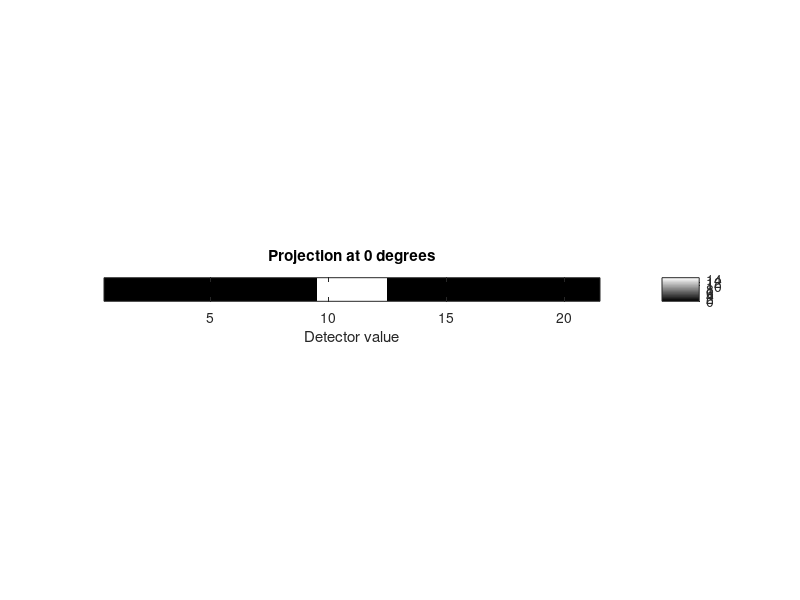
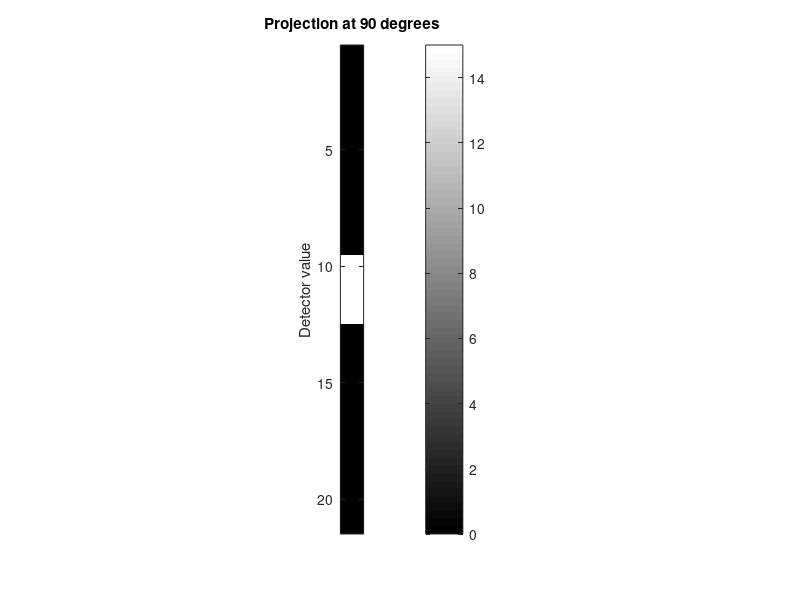
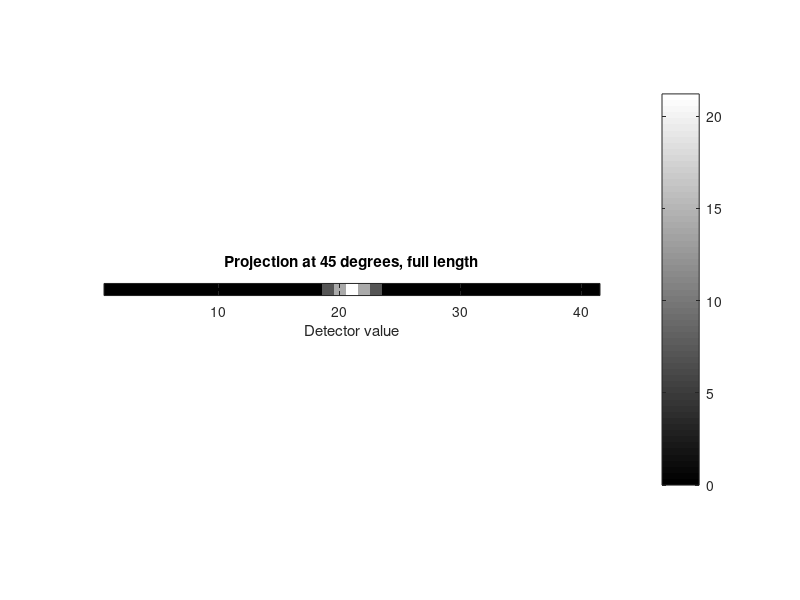
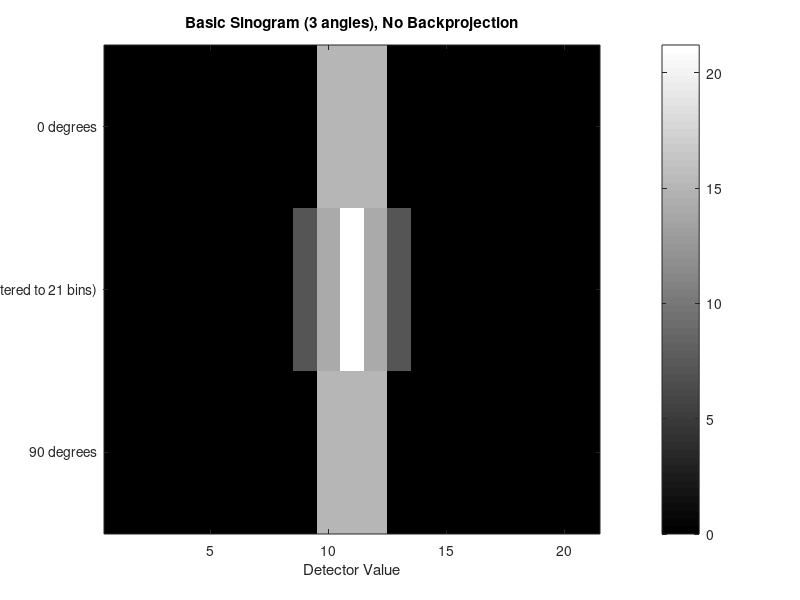

MATLAB code to generate these figures, in order:
% Script to run simple and filtered reconstruction on a test object

% Steps used
% 1. Construct test pattern - non attenuating medium with an attenuating
% block in the center. 
%   - Medium is a square matrix, 21 by 21 pixels in size.
%   - Medium has linear attenuation coeff u=0 mm^-1 
%   - Central 3x3 area is attenuating u=5 mm^-1
%   - Each pixel is 1x1 mm

% define medium
medium=zeros(21,21); % Define 21x21 matrix to represent medium
medium(10:12, 10:12) = 5; % Set the central 3x3 area to the attenuating value

% 2. consider 3 views, 0 degrees (top-bottom), 45 degrees (diagonal), and 90
% degrees (left-right)
%   - calculate the projection for each view 
%   - plot each projection (this is a sinogram)

%define empty arrays for projection values
view0 = zeros(1,21);
view90 =zeros(1,21);
n=size(medium,1);
view45=zeros(1,2*n-1);

%define max pixel lengths xi for each view
x0=1;
x90=1;
x45=sqrt(2);

% calculate projections for 0 and 90 degrees
for col=1:21
    for row=1:21
        view0(col)= view0(col)+medium(row,col)*x0;
        view90(col)=view90(col)+medium(col,row)*x90;
    end
end

% calculate projections for 45 degrees
% flip the matrix vertically so that the antidiagonals of 'medium' become
% the main diagonals of 'B', working bottom left -> top right in final
% result

B=flipud(medium);

for k=-(n-1):(n-1) % map k-> 1..(2n-1), sum along main diagonal offset k
    idx=k+n;
    view45(idx)=sum(diag(B,k))*x45;
end

% plot the projections - stack them into a small image
% 0 degree projection
figure;
imagesc(view0);axis image; colormap("gray");colorbar;
title("Projection at 0 degrees");
xlabel("Detector value");
set(gca,'Ytick',[]);

% 90 degree projection
figure;
imagesc(view90(:));axis image; colormap("gray");colorbar;
title("Projection at 90 degrees");
ylabel("Detector value");
set(gca,'Xtick',[]);


%45 degree projection
figure;
imagesc(view45);axis image; colormap("gray");colorbar;
title("Projection at 45 degrees, full length");
xlabel("Detector value");
set(gca,'Ytick',[]);

% pad view45 to length 21 and plot sinogram with no backprojection
view45_padded=zeros(1,21);
middle=n;
s_idx=middle-floor(n/2);
view45_padded(:)=view45(s_idx:s_idx+n-1);

sinogram_padded=[view0;view45_padded;view90];

figure;
imagesc(sinogram_padded);
colormap("gray");colorbar;
yticks(1:3);yticklabels({'0 degrees','45 degrees (centered to 21 bins)','90 degrees'});
xlabel('Detector Value'); ylabel('Angle');
title("Basic Sinogram (3 angles), No Backprojection");


% backproject 0 and 90 degree view vectors across rows and columns
backprojection0=repmat(view0,n,1);
backprojection90=repmat(view90(:),1,n);

% backproject 45 degrees, using the padded 45 degree view with 21 elements
% from bottom left -> top right

backprojection45 = zeros(size(medium));
start_index=(n+1)/2;

for k=1:n
    t=start_index+ (k-1);

    % anti diagonal pixels
    i_min=max(1,t+1-n);
    i_max=min(n,t);

    val=view45_padded(k); % the same values appear across the diagonal

    % iterate bottom left to top right

    for i=i_max:-1:i_min
        j=t+1-i;
        backprojection45(i,j)=backprojection45(i,j)+val;
    end
end

%sum all backprojections into a single image
backprojection= backprojection0+backprojection45+backprojection90;
% Display the final backprojection result
figure;
imagesc(backprojection);
colormap("gray");
colorbar;
title("Simple Backprojection");
xlabel("X-axis (pixels)");
ylabel("Y-axis (pixels)");
axis image;


% filtered backprojection
% define filter:
F=[-0.1074,0.1368,-0.3398,0.6000,-0.3398,0.1368,-0.1074];
% Convolve each projection vector with the filter F
filteredView0 = conv(view0, F, 'same');
filteredView90 = conv(view90, F, 'same');
filteredView45 = conv(view45_padded, F, 'same');


% backproject the filtered projection vectors
filteredbackprojection0=repmat(filteredView0,n,1);
filteredbackprojection90=repmat(filteredView90(:),1,n);

filteredbackprojection45 = zeros(size(medium));
start_index=(n+1)/2;

for k=1:n
    t=start_index+ (k-1);

    % anti diagonal pixels
    i_min=max(1,t+1-n);
    i_max=min(n,t);

    val=filteredView45(k); % the same values appear across the diagonal

    % iterate bottom left to top right

    for i=i_max:-1:i_min
        j=t+1-i;
        filteredbackprojection45(i,j)=filteredbackprojection45(i,j)+val;
    end
end

% construct the filtered backprojection image
filteredbackprojection = filteredbackprojection0 + filteredbackprojection45 + filteredbackprojection90;

% Display the filtered backprojection result
figure;
imagesc(filteredbackprojection);
colormap("gray");
colorbar;
title("Filtered Backprojection");
xlabel("X-axis (pixels)");
ylabel("Y-axis (pixels)");
axis image;

% calculating a 1/r blurring for each image
% center index (11,11)
cx=11;cy=11;

% radius map in pixels
[xg,yg]= meshgrid(1:n,1:n);
R=sqrt((xg-cx).^2+(yg-cy).^2);

% bin by integer radius, rings are 1 pixel wide
rbin=floor(R);
rmax=max(rbin(:));

% helper function to calculate the ring-mean
ring_mean=@(img) arrayfun(@(k) mean(img(rbin==k)),0:rmax);

%calculate the radial mean for each image
rMean_bpg=ring_mean(backprojection);
rMean_fbpg=ring_mean(filteredbackprojection);

% define radii vector and 1/r reference curve
r = 0:rmax; 
one_over_r=zeros(size(r));
one_over_r(2:end)=1./r(2:end);

% display results graphically
figure;
plot(r, rMean_bpg,  'o-', 'LineWidth', 1.5, 'DisplayName', 'Simple Backprojection'); hold on;
plot(r, rMean_fbpg, 'o-', 'LineWidth', 1.5, 'DisplayName', 'Filtered Backprojection');

grid on;
xlabel('Ring radius (pixels)');
ylabel('Average pixel value in ring');
title('Radial Blur Comparison');
legend('Location','northeast');

% display results as 2D grayscale images
ringImage_simple  = zeros(n,n);
ringImage_filtered = zeros(n,n);
ringImage_reference = zeros(n,n);

for k = 0:rmax
    ringImage_simple(rbin == k)   = rMean_bpg(k+1);  
    ringImage_filtered(rbin == k) = rMean_fbpg(k+1);
    ringImage_reference(rbin == k)= one_over_r(k+1);
end

figure;
subplot(1,3,1); imagesc(ringImage_simple); colormap(gray); axis image off;
title('Simple BP — Radial Blur Map');

subplot(1,3,2); imagesc(ringImage_filtered); colormap(gray); axis image off;
title('Filtered BP — Radial Blur Map');

subplot(1,3,3); imagesc(ringImage_reference); colormap(gray); axis image off;
title('1/r Reference Map');